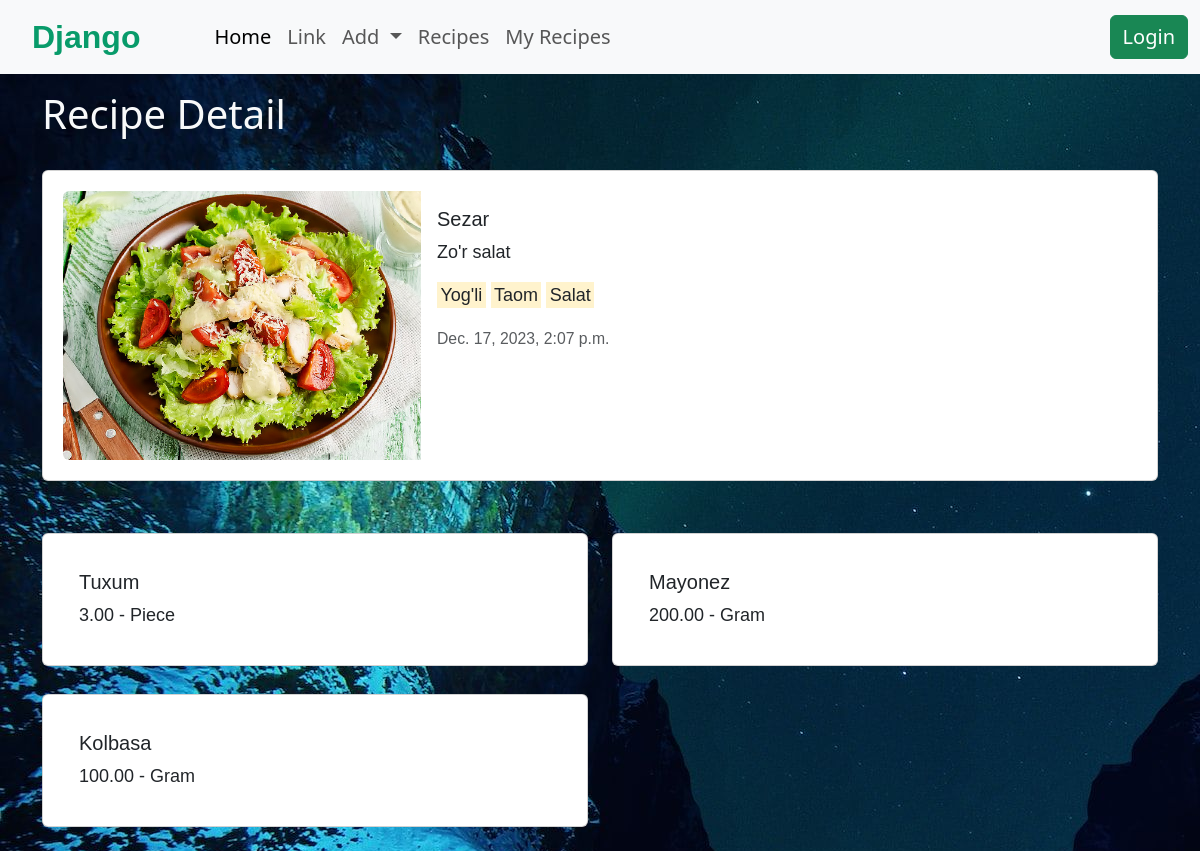
/recipe/detail/sezar2475/, run on the app's committed database.
### recipe/models.py (models this page shows, shortened)
class Recipe(models.Model):
    author = models.ForeignKey(User, on_delete=models.SET_NULL, null=True, blank=True)
    slug = models.SlugField(unique=True, editable=False, null=True)
    title = models.CharField( max_length=221)
    image = models.ImageField(upload_to='recipes/', null=True, blank=True)
    description = models.TextField( )
    tags = models.ManyToManyField(Tag)
    created_date = models.DateTimeField(auto_now_add=True)

class Tag(models.Model):
    title = models.CharField( max_length=221)

class Ingredient(models.Model):
    UNIT = (
        (0, "Kilogram"),
        (1, "Gram"),
        (2, "Litre"),
        (3, "Piece"),
    )
    recipe = models.ForeignKey(Recipe, on_delete=models.CASCADE, related_name='ingredients')
    title = models.CharField(max_length=221)
    quantity = models.DecimalField(max_digits=10, decimal_places=2)
    unit = models.IntegerField(choices=UNIT, default=1)
    is_active = models.BooleanField(default=True)

### recipe/views.py (the view)
# urls.py: path('detail/<slug:slug>/', recipe_detail, name="detail"),
def recipe_detail(request, slug):
    recipe = get_object_or_404(Recipe, slug=slug)
    is_author_lookup = Q(is_active=True)
    if request.user == recipe.author:
        is_author_lookup = Q()
    ingredients = Ingredient.objects.filter(Q(recipe_id=recipe.id) & is_author_lookup)
    is_author = request.user == recipe.author
    context = {
        "object": recipe,
        "ingredients": ingredients,
        "is_author": is_author,
    }
    return render(request, 'recipe/detail.html', context)

### templates/recipe/detail.html (shortened to what this page needs)
{% extends 'base.html' %}
{% block header %}
    <h1 class='text-light mt-3'>Recipe Detail</h1>
{% endblock %}
{% block content %}
    <div class="row">
        <div class="col-md-12">
            <div class="card mb-3 mt-4">
                <div class="row g-0">
                    <div class="col-md-4">
                        <img src="{{ object.image.url }}" class="img-fluid rounded-start" alt="">
                    </div>
                    <div class="col-md-8">
                        <div class="card-body">
                            <h5 class="card-title">{{ object.title }}</h5>
                            <p class="card-text">{{ object.description }}</p>
                            <p>
                                {% for tag in object.tags.all %}
                                    <mark>{{ tag.title }}</mark>
                                {% endfor %}
                            </p>
                            <p class="card-text"><small class="text-body-secondary">{{ object.created_date }}</small>
                            </p>
                        </div>
                    </div>
                </div>
            </div>
        </div>
    </div>
    <div class="row mb-4 mt-2">
        {% for ingredient in ingredients %}
            <div class="col-sm-6 mb-3 mb-sm-0 mt-2">
                <div class="card {% if not ingredient.is_active %}not_active{% endif %}">
                    <div class="card-body">
                        <h5 class="card-title">{{ ingredient.title }}</h5>
                        <p class="card-text">{{ ingredient.quantity }} - {{ ingredient.get_unit_display }}</p>
                    </div>
                </div>
            </div>
        {% endfor %}
    </div>
{% endblock %}

### static/styles/index.css (style rules this page uses)
* { margin: 0; padding: 0; box-sizing: border-box; }
body { background-image:url("/media/jonatan-pie-3l3RwQdHRHg-unsplash.jpg") ; }
.card { background-color: white; padding: 20px; margin-top: 20px; font-family: sans-serif; font-size: 18px; }

### data on the page
Recipe: image (picture), title "Sezar", description "Zo'r salat", created_date "Dec. 17, 2023, 2:07 p.m."
Tag: title "Yog'li"
Tag: title "Taom"
Tag: title "Salat"
Ingredient: title "Tuxum", quantity "3.00", unit "Piece"
Ingredient: title "Mayonez", quantity "200.00", unit "Gram"
Ingredient: title "Kolbasa", quantity "100.00", unit "Gram"
